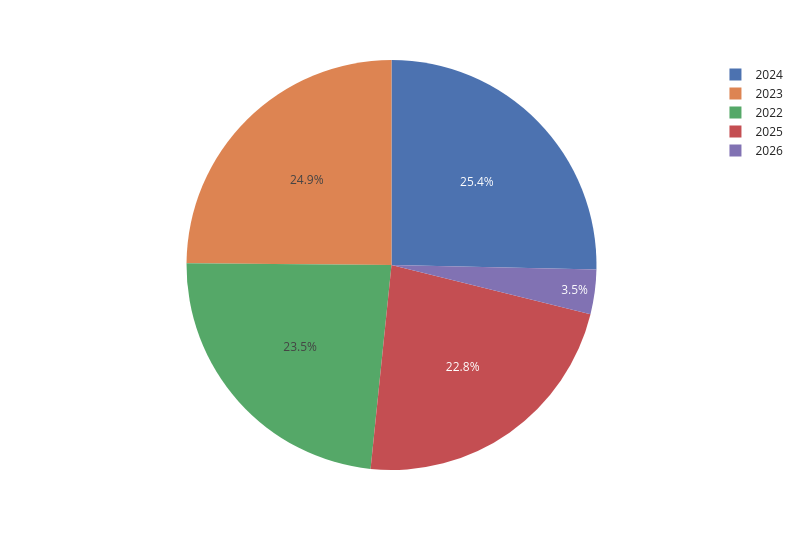

Notebook code for this chart:
### Code cell
fig = px.pie(
    data_frame=data['Year']
        .value_counts()
        .reset_index()
        .rename(columns={ "Year" : "Year", "count" : "Number Of Articles" }),
    names="Year",
    values="Number Of Articles",
    width=800,
    height=550
)

show(fig)

### Figure 1 — Plotly figure (JSON) as saved in the notebook; plotly's stock layout.template omitted (floating-point values rounded to 4 significant figures)
{"data": [{"domain": {"x": [0, 1], "y": [0, 1]}, "hovertemplate": "Year=%{label}<br>Number Of Articles=%{value}<extra></extra>", "labels": [2024, 2023, 2022, 2025, 2026], "legendgroup": "", "name": "", "showlegend": true, "type": "pie", "values": [1472, 1443, 1365, 1322, 203]}], "layout": {"font": {"size": 12}, "height": 550, "legend": {"tracegroupgap": 0}, "margin": {"t": 60}, "width": 800}}
